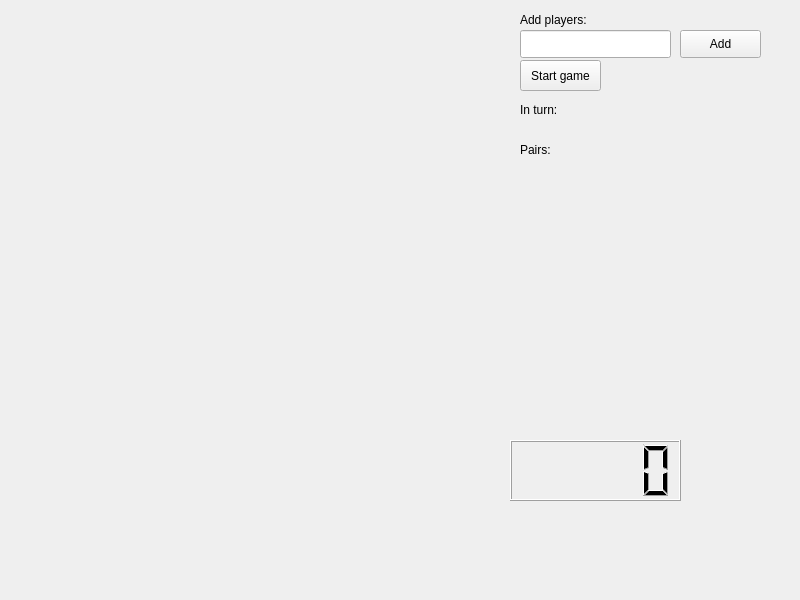
<?xml version="1.0" encoding="UTF-8"?>
<ui version="4.0">
 <class>MainWindow</class>
 <widget class="QMainWindow" name="MainWindow">
  <property name="geometry">
   <rect>
    <x>0</x>
    <y>0</y>
    <width>800</width>
    <height>600</height>
   </rect>
  </property>
  <property name="windowTitle">
   <string>MainWindow</string>
  </property>
  <widget class="QWidget" name="centralwidget">
   <widget class="QLineEdit" name="lineEdit">
    <property name="geometry">
     <rect>
      <x>520</x>
      <y>30</y>
      <width>151</width>
      <height>28</height>
     </rect>
    </property>
   </widget>
   <widget class="QPushButton" name="addButton">
    <property name="geometry">
     <rect>
      <x>680</x>
      <y>30</y>
      <width>81</width>
      <height>28</height>
     </rect>
    </property>
    <property name="text">
     <string>Add</string>
    </property>
   </widget>
   <widget class="QLabel" name="label">
    <property name="geometry">
     <rect>
      <x>520</x>
      <y>10</y>
      <width>91</width>
      <height>20</height>
     </rect>
    </property>
    <property name="text">
     <string>Add players:</string>
    </property>
   </widget>
   <widget class="QPushButton" name="startGameButton">
    <property name="geometry">
     <rect>
      <x>520</x>
      <y>60</y>
      <width>81</width>
      <height>31</height>
     </rect>
    </property>
    <property name="text">
     <string>Start game</string>
    </property>
   </widget>
   <widget class="QLabel" name="playerInTurn">
    <property name="geometry">
     <rect>
      <x>580</x>
      <y>100</y>
      <width>151</width>
      <height>20</height>
     </rect>
    </property>
    <property name="text">
     <string/>
    </property>
   </widget>
   <widget class="QLabel" name="inTurnLabel">
    <property name="geometry">
     <rect>
      <x>520</x>
      <y>100</y>
      <width>63</width>
      <height>20</height>
     </rect>
    </property>
    <property name="text">
     <string>In turn:</string>
    </property>
   </widget>
   <widget class="QLCDNumber" name="timerLCD">
    <property name="geometry">
     <rect>
      <x>510</x>
      <y>440</y>
      <width>171</width>
      <height>61</height>
     </rect>
    </property>
   </widget>
   <widget class="QLabel" name="pairCountLabel">
    <property name="geometry">
     <rect>
      <x>520</x>
      <y>140</y>
      <width>63</width>
      <height>20</height>
     </rect>
    </property>
    <property name="text">
     <string>Pairs:</string>
    </property>
   </widget>
   <widget class="QLabel" name="pairsLabel">
    <property name="geometry">
     <rect>
      <x>580</x>
      <y>140</y>
      <width>91</width>
      <height>21</height>
     </rect>
    </property>
    <property name="text">
     <string/>
    </property>
   </widget>
   <widget class="QLabel" name="winnerLabel">
    <property name="geometry">
     <rect>
      <x>520</x>
      <y>100</y>
      <width>281</width>
      <height>20</height>
     </rect>
    </property>
    <property name="text">
     <string/>
    </property>
   </widget>
  </widget>
 </widget>
 <resources/>
 <connections/>
</ui>
